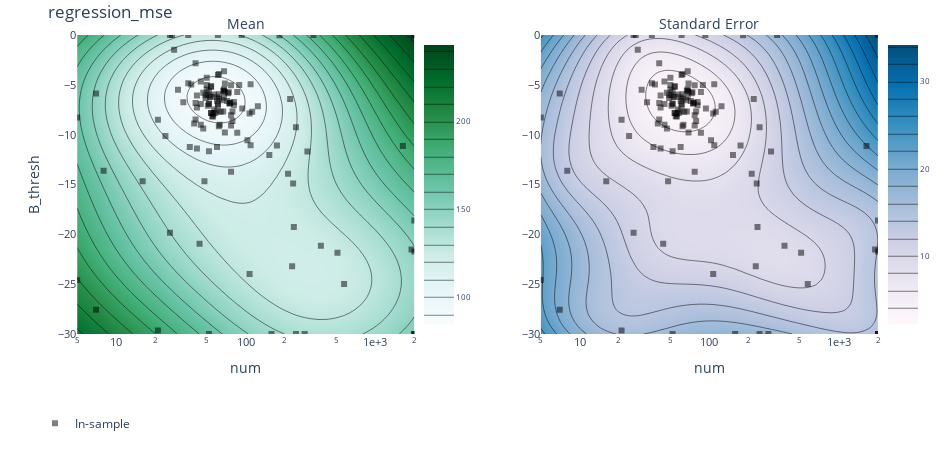

Notebook code cell kept with this figure:
### Code cell
contour(pnames[0], pnames[1], "regression_mse")

### Figure 1 — Plotly figure (JSON) as saved in the notebook; plotly's stock layout.template omitted (floating-point values rounded to 4 significant figures; data arrays with more than 128 entries replaced by an {"elided": "..."} marker saying what was removed)
{"data": [{"autocolorscale": false, "autocontour": true, "colorbar": {"tickfont": {"size": 8}, "ticksuffix": "", "x": 0.45, "y": 0.5}, "colorscale": [[0, "rgb(247,252,253)"], [0.125, "rgb(229,245,249)"], [0.25, "rgb(204,236,230)"], [0.375, "rgb(153,216,201)"], [0.5, "rgb(102,194,164)"], [0.625, "rgb(65,174,118)"], [0.75, "rgb(35,139,69)"], [0.875, "rgb(0,109,44)"], [1, "rgb(0,68,27)"]], "contours": {"coloring": "heatmap", "end": 240, "size": 10, "start": 90}, "hoverinfo": "x+y+z", "ncontours": 25, "type": "contour", "x": [5.0, 5.65, 6.385, 7.216, 8.154, 9.215, 10.41, 11.77, 13.3, 15.03, 16.98, 19.19, 21.69, 24.51, 27.7, 31.3, 35.37, 39.97, 45.17, 51.04, 57.68, 65.18, 73.66, 83.24, 94.07, 106.3, 120.1, 135.8, 153.4, 173.4, 195.9, 221.4, 250.2, 282.7, 319.5, 361.1, 408.0, 461.1, 521.1, 588.8, 665.4, 752.0, 849.8, 960.3, 1085.0, 1226.0, 1386.0, 1566.0, 1770.0, 2000.0], "xaxis": "x", "y": [-30, -29.39, -28.78, -28.16, -27.55, -26.94, -26.33, -25.71, -25.1, -24.49, -23.88, -23.27, -22.65, -22.04, -21.43, -20.82, -20.2, -19.59, -18.98, -18.37, -17.76, -17.14, -16.53, -15.92, -15.31, -14.69, -14.08, -13.47, -12.86, -12.24, -11.63, -11.02, -10.41, -9.796, -9.184, -8.571, -7.959, -7.347, -6.735, -6.122, -5.51, -4.898, -4.286, -3.673, -3.061, -2.449, -1.837, -1.224, -0.6122, 0], "yaxis": "y", "z": {"elided": "50x50 float values"}, "zauto": true, "zmax": 243.6, "zmin": -243.6}, {"autocolorscale": false, "autocontour": true, "colorbar": {"tickfont": {"size": 8}, "ticksuffix": "", "x": 1, "y": 0.5}, "colorscale": [[0, "rgb(255,247,251)"], [0.1429, "rgb(236,231,242)"], [0.2857, "rgb(208,209,230)"], [0.4286, "rgb(166,189,219)"], [0.5714, "rgb(116,169,207)"], [0.7143, "rgb(54,144,192)"], [0.8571, "rgb(5,112,176)"], [1, "rgb(3,78,123)"]], "contours": {"coloring": "heatmap", "end": 34, "size": 2, "start": 4}, "hoverinfo": "x+y+z", "ncontours": 25, "type": "contour", "x": [5.0, 5.65, 6.385, 7.216, 8.154, 9.215, 10.41, 11.77, 13.3, 15.03, 16.98, 19.19, 21.69, 24.51, 27.7, 31.3, 35.37, 39.97, 45.17, 51.04, 57.68, 65.18, 73.66, 83.24, 94.07, 106.3, 120.1, 135.8, 153.4, 173.4, 195.9, 221.4, 250.2, 282.7, 319.5, 361.1, 408.0, 461.1, 521.1, 588.8, 665.4, 752.0, 849.8, 960.3, 1085.0, 1226.0, 1386.0, 1566.0, 1770.0, 2000.0], "xaxis": "x2", "y": [-30, -29.39, -28.78, -28.16, -27.55, -26.94, -26.33, -25.71, -25.1, -24.49, -23.88, -23.27, -22.65, -22.04, -21.43, -20.82, -20.2, -19.59, -18.98, -18.37, -17.76, -17.14, -16.53, -15.92, -15.31, -14.69, -14.08, -13.47, -12.86, -12.24, -11.63, -11.02, -10.41, -9.796, -9.184, -8.571, -7.959, -7.347, -6.735, -6.122, -5.51, -4.898, -4.286, -3.673, -3.061, -2.449, -1.837, -1.224, -0.6122, 0], "yaxis": "y2", "z": {"elided": "50x50 float values"}}, {"hoverinfo": "text", "legendgroup": "In-sample", "marker": {"color": "black", "opacity": 0.5, "symbol": 1}, "mode": "markers", "name": "In-sample", "text": {"elided": "132 str values"}, "type": "scatter", "x": {"elided": "132 int values"}, "xaxis": "x", "y": {"elided": "132 float values"}, "yaxis": "y"}, {"hoverinfo": "text", "legendgroup": "In-sample", "marker": {"color": "black", "opacity": 0.5, "symbol": 1}, "mode": "markers", "name": "In-sample", "showlegend": false, "text": {"elided": "132 str values"}, "type": "scatter", "x": {"elided": "132 int values"}, "xaxis": "x2", "y": {"elided": "132 float values"}, "yaxis": "y2"}], "layout": {"annotations": [{"font": {"size": 14}, "showarrow": false, "text": "Mean", "x": 0.25, "xanchor": "center", "xref": "paper", "y": 1, "yanchor": "bottom", "yref": "paper"}, {"font": {"size": 14}, "showarrow": false, "text": "Standard Error", "x": 0.8, "xanchor": "center", "xref": "paper", "y": 1, "yanchor": "bottom", "yref": "paper"}], "autosize": false, "height": 450, "hovermode": "closest", "legend": {"orientation": "h", "x": 0, "y": -0.25}, "margin": {"b": 100, "l": 35, "pad": 0, "r": 35, "t": 35}, "title": {"text": "regression_mse"}, "width": 950, "xaxis": {"anchor": "y", "autorange": false, "domain": [0.05, 0.45], "exponentformat": "e", "range": [0.699, 3.301], "tickfont": {"size": 11}, "tickmode": "auto", "title": {"text": "num"}, "type": "log"}, "xaxis2": {"anchor": "y2", "autorange": false, "domain": [0.6, 1], "exponentformat": "e", "range": [0.699, 3.301], "tickfont": {"size": 11}, "tickmode": "auto", "title": {"text": "num"}, "type": "log"}, "yaxis": {"anchor": "x", "autorange": false, "domain": [0, 1], "exponentformat": "e", "range": [-30, 0], "tickfont": {"size": 11}, "tickmode": "auto", "title": {"text": "B_thresh"}, "type": "linear"}, "yaxis2": {"anchor": "x2", "autorange": false, "domain": [0, 1], "exponentformat": "e", "range": [-30, 0], "tickfont": {"size": 11}, "tickmode": "auto", "type": "linear"}}}
